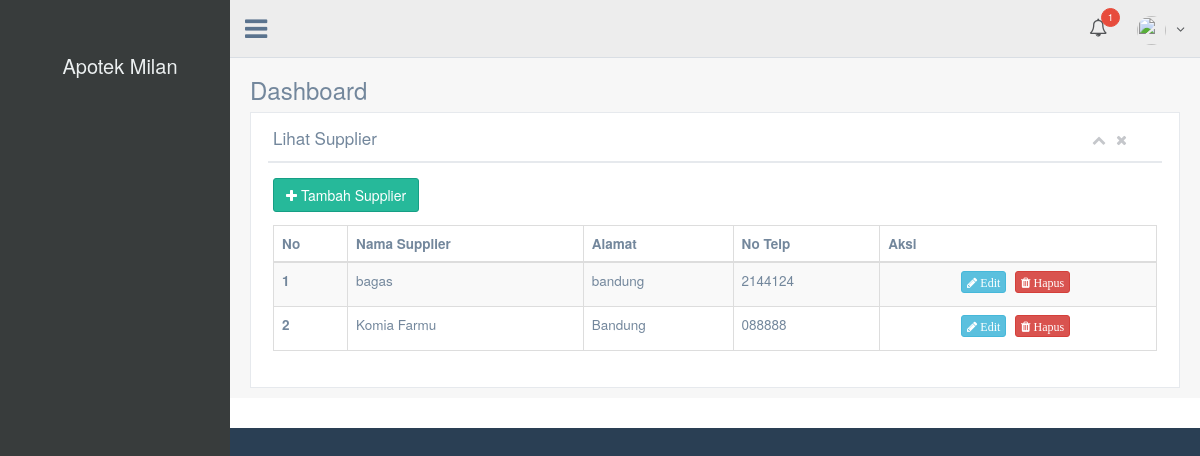
Before: /example/supplier with the older database file.
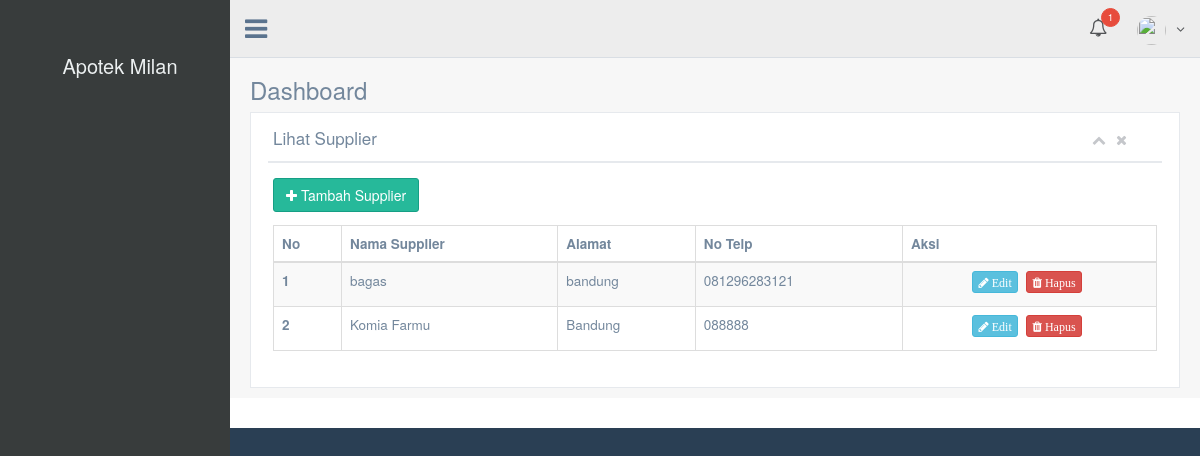
After: the same page with the newer database file.
### tables this page shows
CREATE TABLE `supplier` (
  `id_supplier` int(7) NOT NULL,
  `nama_supplier` varchar(50) NOT NULL,
  `alamat` varchar(100) NOT NULL,
  `no_telp` varchar(14) NOT NULL
);

### application/libraries/Template.php (called while the page is built, shortened)
<?php
class Template {
    var $CI;
    function __construct() {
        $this->CI = & get_instance();
    }
    function set_parser($parser, $method = NULL) {
        $this->CI->load->library($parser);
    }
    function write_view($region, $view, $data = NULL, $overwrite = FALSE) {
        $content = $this->CI->load->view($view, $data, TRUE);
    }
}

### application/controllers/Example.php (called while the page is built, shortened)
<?php defined('BASEPATH') OR exit('No direct script access allowed');
class Example extends CI_Controller
{
	function __construct()
	{
        $data['nullstock'] = $this->apotek_data->countstock();
        $data['nullex'] = $this->apotek_data->countex();
        $this->template->write_view('sidenavs', 'template/default_sidenavs', true);
		$this->template->write_view('navs', 'template/default_topnavs.php', $data, true);
	}
	function supplier() {
		$data['supplier'] = $this->apotek_data->supplier()->result();
		$this->template->write('title', 'Lihat Supplier', TRUE);
		$this->template->write('header', 'Dashboard');
		$this->template->write_view('content', 'tes/supplier', $data, true);
		$this->template->render();
	}
}

### index.php (called while the page is built, shortened)
<?php
require_once BASEPATH.'core/CodeIgniter.php';

### application/models/apotek_data.php (called while the page is built, shortened)
<?php
class Apotek_data extends CI_Model
{
    function supplier()
    {
        return $this->db->get('supplier');
    }
}

### application/views/tes/supplier.php (the view, shortened to what this page needs)
<div class="row">
	<div class="col-md-12 col-sm-12 col-xs-12">
		<div class="x_panel">
			<div class="x_title">
				<h2>Lihat Supplier</h2>
				<ul class="nav navbar-right panel_toolbox">
					<li><a class="collapse-link"><i class="fa fa-chevron-up"></i></a>
					</li>
					<li><a class="close-link"><i class="fa fa-close"></i></a>
					</li>
				</ul>
				<div class="clearfix"></div>
			</div>
			<div class="x_content">
				<a href="<?php echo base_url('example/form_sup') ?>"><button type="button" class="btn btn-success" style="margin-bottom: 13px"><span class="fa fa-plus"></span> Tambah Supplier </button></a>
				<table id="datatable-buttons" class="table table-striped table-bordered">
					<thead>
						<tr>
							<th>No</th>
							<th>Nama Supplier</th>
							<th>Alamat</th>
							<th>No Telp</th>
							<th>Aksi</th>
						</tr>
					</thead>
						<?php $sn = 1 ?>
					<tbody>
						<?php foreach($supplier as $s){ ?>
						<tr>
							<th scope="row"><?= $sn ?></th>
							<td><?php echo $s->nama_supplier ?></td>
							<td><?php echo $s->alamat ?></td>
							<td><?php echo $s->no_telp ?></td>
							<td style=" text-align: center;">
								<?php echo anchor('example/edit_form_sup/'.$s->id_supplier, '<button class="btn btn-info btn-xs" type="button"><span class="fa fa-pencil"> Edit </span></button>'); ?>
								<?php echo anchor('example/remove_sup/'.$s->id_supplier, '<button class="btn btn-danger btn-xs" type="button"><span class="fa fa-trash"> Hapus </span></button>');?>
					         </td>
						</tr>
						<?php $sn++; ?>
						<?php } ?>
					</tbody>
				</table>
			</div>
		</div>
	</div>
</div>

Changed rows visible on the page:
changed supplier "bagas": no_telp "2144124" → "081296283121"
